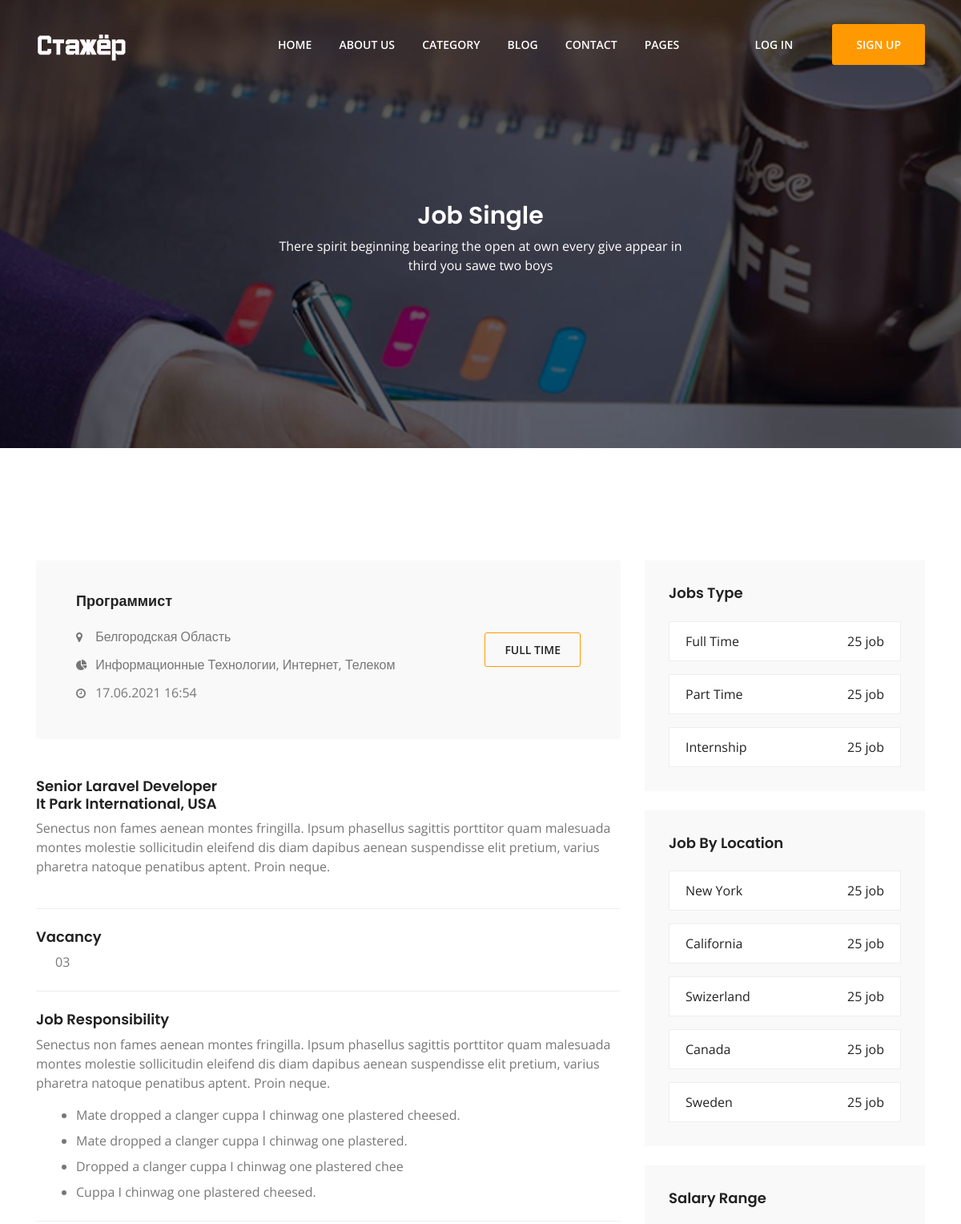
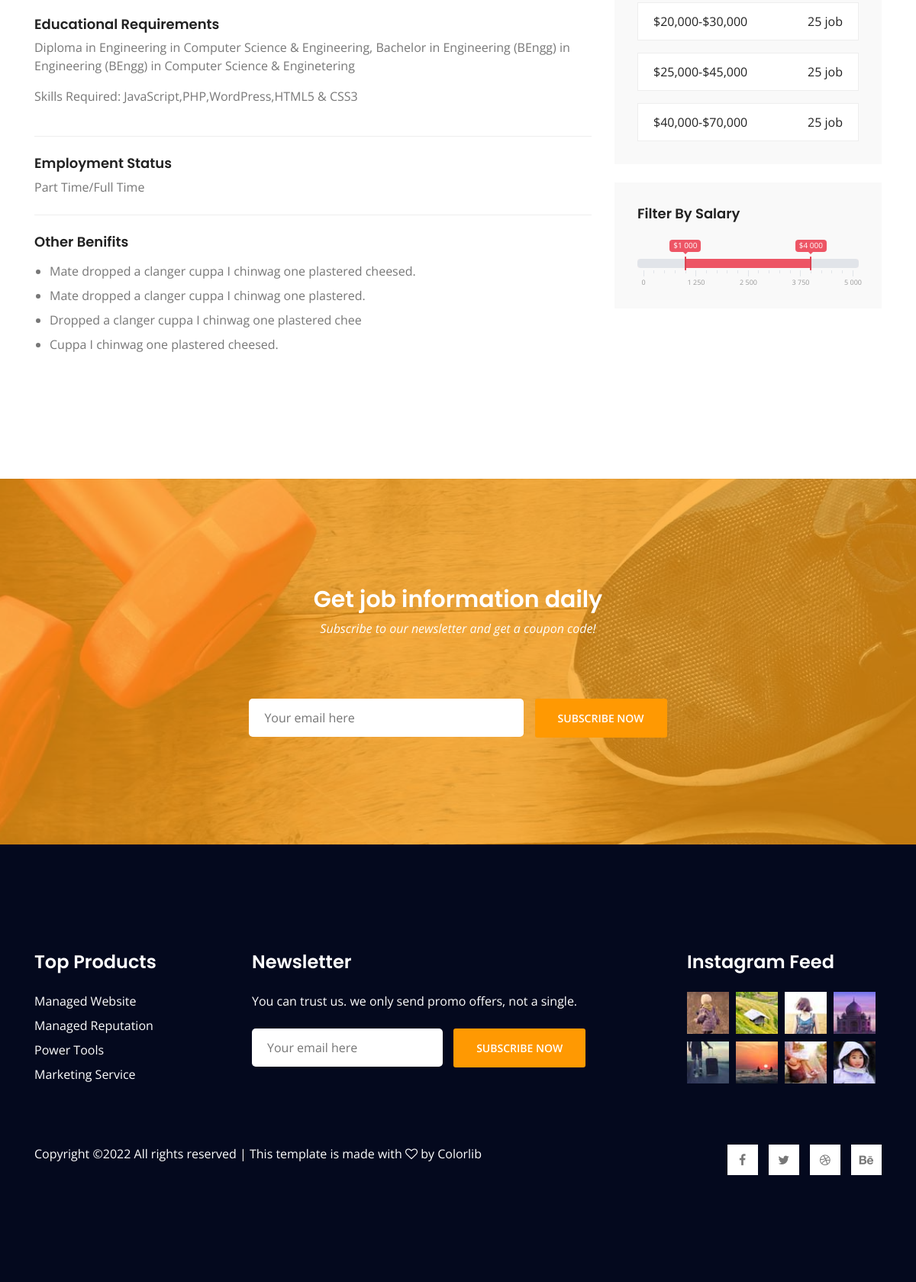
/job_single/1, run on the app's committed database (2 pictures, top to bottom).
### data/jobs.py (models this page shows)
class Jobs(SqlAlchemyBase, UserMixin, SerializerMixin):
    __tablename__ = 'jobs'
    id = sqlalchemy.Column(sqlalchemy.Integer, primary_key=True, autoincrement=True)
    job_name = sqlalchemy.Column(sqlalchemy.String, nullable=True)
    city = sqlalchemy.Column(sqlalchemy.String, nullable=True)
    created_date = sqlalchemy.Column(sqlalchemy.DateTime, default=datetime.datetime.now)
    category = sqlalchemy.Column(sqlalchemy.Integer, sqlalchemy.ForeignKey("category.name"))
    description = sqlalchemy.Column(sqlalchemy.TEXT, nullable=True)

### main.py (the view)
@app.route("/job_single/<int:id>")
def job_single(id):
    db_sess = db_session.create_session()
    job = db_sess.query(Jobs).get(id)
    return render_template("job-single.html", job=job)

### data/db_session.py (called while the page is built)
def create_session() -> Session:
    global __factory
    return __factory()

### templates/job-single.html (shortened to what this page needs)
<!DOCTYPE html>
<html lang="ru">
<head>
    <link rel="stylesheet" href="../static/css/animate-3.7.0.css">
    <link rel="stylesheet" href="../static/css/font-awesome-4.7.0.min.css">
    <link rel="stylesheet" href="../static/fonts/flat-icon/flaticon.css">
    <link rel="stylesheet" href="../static/css/bootstrap-4.1.3.min.css">
    <link rel="stylesheet" href="../static/css/owl-carousel.min.css">
    <link rel="stylesheet" href="../static/css/nice-select.css">
    <link rel="stylesheet" href="../static/css/ion.rangeSlider.css">
    <link rel="stylesheet" href="../static/css/ion.rangeSlider.skinFlat.css">
    <link rel="stylesheet" href="../static/css/style.css">
</head>
<body>
    <header class="header-area single-page">
        <div class="header-top">
            <div class="container">
                <div class="row">
                    <div class="col-lg-2">
                        <div class="logo-area">
                            <a href="index.html"><img src="../static/images/logo-light.png" alt="logo"></a>
                        </div>
                    </div>
                    <div class="col-lg-10">
                        <div class="main-menu main-menu-light">
                            <ul>
                                <li class="active"><a href="index.html">home</a></li>
                                <li><a href="about.html">about us</a></li>
                                <li><a href="job-category.html">category</a></li>
                                <li><a href="#">blog</a>
                                </li>
                                <li><a href="contact-us.html">contact</a></li>
                                <li><a href="#">pages</a>
                                </li>
                                <li class="menu-btn">
                                    <a href="#" class="login">log in</a>
                                    <a href="#" class="template-btn">sign up</a>
                                </li>
                            </ul>
                        </div>
                    </div>
                </div>
            </div>
        </div>
        <div class="page-title text-center">
            <div class="container">
                <div class="row">
                    <div class="col-md-6 offset-md-3">
                        <h2>Job Single</h2>
                        <p>There spirit beginning bearing the open at own every give appear in third you sawe two boys</p>
                    </div>
                </div>
            </div>
        </div>
    </header>
    <section class="job-single-content section-padding">
        <div class="container">
            <div class="row">
                <div class="col-lg-8">
                    <div class="main-content">
                        <div class="single-content1">
                            <div class="single-job mb-4 d-lg-flex justify-content-between">
                                <div class="job-text">
                                    <h4>{{ job.job_name }}</h4>
                                    <ul class="mt-4">
                                        <li class="mb-3"><h5><i class="fa fa-map-marker"></i> {{ job.city }}</h5></li>
                                        <li class="mb-3"><h5><i class="fa fa-pie-chart"></i> {{ job.category }}</h5></li>
                                        <li><h5><i class="fa fa-clock-o"></i> {{ job.created_date.strftime("%d.%m.%Y %H:%M") }}</h5></li>
                                    </ul>
                                </div>
                                <div class="job-btn align-self-center">
                                    <a href="#" class="forth-btn">full time</a>
                                </div>
                            </div>
                        </div>
                        <div class="single-content2 py-4">
                            <h4>Senior Laravel Developer <br>It Park International, USA</h4>
                            <p>Senectus non fames aenean montes fringilla. Ipsum phasellus sagittis porttitor quam malesuada montes molestie sollicitudin eleifend dis diam dapibus aenean suspendisse elit pretium, varius pharetra natoque penatibus aptent. Proin neque.</p>
                        </div>
                        <div class="single-content3 py-4">
                            <h4>vacancy</h4>
                            <span class="ml-4">03</span>
                        </div>
                        <div class="single-content4 py-4">
                            <h4>job responsibility</h4>
                            <p>Senectus non fames aenean montes fringilla. Ipsum phasellus sagittis porttitor quam malesuada montes molestie sollicitudin eleifend dis diam dapibus aenean suspendisse elit pretium, varius pharetra natoque penatibus aptent. Proin neque.</p>
                            <ul>
                                <li class="mb-2">Mate dropped a clanger cuppa I chinwag  one plastered cheesed.</li>
                                <li class="mb-2">Mate dropped a clanger cuppa I chinwag  one plastered.</li>
                                <li class="mb-2">Dropped a clanger cuppa I chinwag  one plastered chee</li>
                                <li>Cuppa I chinwag  one plastered cheesed.</li>
                            </ul>
                        </div>
                        <div class="single-content5 py-4">
                            <h4>Educational Requirements</h4>
                            <p>Diploma in Engineering in Computer Science & Engineering, Bachelor in Engineering (BEngg) in Engineering (BEngg) in Computer Science & Enginetering</p>
                            <p>Skills Required: JavaScript,PHP,WordPress,HTML5 & CSS3</p>
                        </div>
                        <div class="single-content6 py-4">
                            <h4>employment status</h4>
                            <span>Part Time/Full Time</span>
                        </div>
                        <div class="single-content7 py-4">
                            <h4>other benifits</h4>
                            <ul class="mt-3">
                                <li class="mb-2">Mate dropped a clanger cuppa I chinwag  one plastered cheesed.</li>
                                <li class="mb-2">Mate dropped a clanger cuppa I chinwag  one plastered.</li>
                                <li class="mb-2">Dropped a clanger cuppa I chinwag  one plastered chee</li>
                                <li>Cuppa I chinwag  one plastered cheesed.</li>
                            </ul>
                        </div>
                    </div>
                </div>
                <div class="col-lg-4">
                    <div class="sidebar">
                        <div class="single-item mb-4">
                            <h4 class="mb-4">jobs type</h4>
                            <a href="#" class="sidebar-btn d-flex justify-content-between mb-3">
                                <span>Full Time</span>
                                <span class="text-right">25 job</span>
                            </a>
                            <a href="#" class="sidebar-btn d-flex justify-content-between mb-3">
                                <span>Part Time</span>
                                <span class="text-right">25 job</span>
                            </a>
                            <a href="#" class="sidebar-btn d-flex justify-content-between">
                                <span>Internship</span>
                                <span class="text-right">25 job</span>
                            </a>
                        </div>
                        <div class="single-item mb-4">
                            <h4 class="mb-4">job by location</h4>
                            <a href="#" class="sidebar-btn d-flex justify-content-between mb-3">
                                <span>New York</span>
                                <span class="text-right">25 job</span>
                            </a>
                            <a href="#" class="sidebar-btn d-flex justify-content-between mb-3">
                                <span>California</span>
                                <span class="text-right">25 job</span>
                            </a>
                            <a href="#" class="sidebar-btn d-flex justify-content-between mb-3">
                                <span>Swizerland</span>
                                <span class="text-right">25 job</span>
                            </a>
                            <a href="#" class="sidebar-btn d-flex justify-content-between mb-3">
                                <span>Canada</span>
                                <span class="text-right">25 job</span>
                            </a>
                            <a href="#" class="sidebar-btn d-flex justify-content-between">
                                <span>Sweden</span>
                                <span class="text-right">25 job</span>
                            </a>
                        </div>
                        <div class="single-item mb-4">
                            <h4 class="mb-4">salary range</h4>
                            <a href="#" class="sidebar-btn d-flex justify-content-between mb-3">
                                <span>$20,000-$30,000</span>
                                <span class="text-right">25 job</span>
                            </a>
                            <a href="#" class="sidebar-btn d-flex justify-content-between mb-3">
                                <span>$25,000-$45,000</span>
                                <span class="text-right">25 job</span>
                            </a>
                            <a href="#" class="sidebar-btn d-flex justify-content-between">
                                <span>$40,000-$70,000</span>
                                <span class="text-right">25 job</span>
                            </a>
                        </div>
                        <div class="single-item">
                            <h4 class="mb-4">filter by salary</h4>
                            <input type="text" id="range" value="" name="range" />
                        </div>
                    </div>
                </div>
            </div>
        </div>
    </section>
    <section class="newsletter-area job-single section-padding">
        <div class="container">
            <div class="row">
                <div class="col-lg-12">
                    <div class="section-top text-center">
                        <h2>Get job information daily</h2>
                        <p>Subscribe to our newsletter and get a coupon code!</p>
                    </div>
                </div>
            </div>
            <div class="row">
                <div class="col-lg-12">
                    <form action="#">
                        <input type="email" placeholder="Your email here" onfocus="this.placeholder = ''" onblur="this.placeholder = 'Your email here'" required>
                        <button type="submit" class="template-btn">subscribe now</button>
                    </form>
                </div>
            </div>
        </div>
    </section>
    <footer class="footer-area section-padding">
            <div class="footer-widget">
                <div class="container">
                    <div class="row">
                        <div class="col-xl-2 col-lg-3">
                            <div class="single-widget-home mb-5 mb-lg-0">
                                <h3 class="mb-4">top products</h3>
                                <ul>
                                    <li class="mb-2"><a href="#">managed website</a></li>
                                    <li class="mb-2"><a href="#">managed reputation</a></li>
                                    <li class="mb-2"><a href="#">power tools</a></li>
                                    <li><a href="#">marketing service</a></li>
                                </ul>
                            </div>
                        </div>
                        <div class="col-xl-5 offset-xl-1 col-lg-6">
                            <div class="single-widget-home mb-5 mb-lg-0">
                                <h3 class="mb-4">newsletter</h3>
                                <p class="mb-4">You can trust us. we only send promo offers, not a single.</p>
                                <form action="#">
                                    <input type="email" placeholder="Your email here" onfocus="this.placeholder = ''" onblur="this.placeholder = 'Your email here'" required>
                                    <button type="submit" class="template-btn">subscribe now</button>
                                </form>
                            </div>
                        </div>
                        <div class="col-xl-3 offset-xl-1 col-lg-3">
                            <div class="single-widge-home">
                                <h3 class="mb-4">instagram feed</h3>
                                <div class="feed">
                                    <img src="../static/images/feed1.jpg" alt="feed">
                                    <img src="../static/images/feed2.jpg" alt="feed">
                                    <img src="../static/images/feed3.jpg" alt="feed">
                                    <img src="../static/images/feed4.jpg" alt="feed">
                                    <img src="../static/images/feed5.jpg" alt="feed">
                                    <img src="../static/images/feed6.jpg" alt="feed">
                                    <img src="../static/images/feed7.jpg" alt="feed">
                                    <img src="../static/images/feed8.jpg" alt="feed">
                                </div>
                            </div>
                        </div>
                    </div>
                </div>
            </div>
            <div class="footer-copyright">
                <div class="container">
                    <div class="row">
                        <div class="col-lg-8 col-md-6">
                            <span>
Copyright &copy;<script>document.write(new Date().getFullYear());</script> All rights reserved | This template is made with <i class="fa fa-heart-o" aria-hidden="true"></i> by <a href="https://colorlib.com" target="_blank">Colorlib</a>
</span>
                        </div>
                        <div class="col-lg-4 col-md-6">
                            <div class="social-icons">
                                <ul>
                                    <li><a href="#"><i class="fa fa-facebook"></i></a></li>
                                    <li><a href="#"><i class="fa fa-twitter"></i></a></li>
                                    <li><a href="#"><i class="fa fa-dribbble"></i></a></li>
                                    <li><a href="#"><i class="fa fa-behance"></i></a></li>
                                </ul>
                            </div>
                        </div>
                    </div>
                </div>
            </div>
        </footer>
</body>
</html>

### static/css/ion.rangeSlider.css (style rules this page uses)
.irs-hidden-input { position: absolute !important; display: block !important; top: 0 !important; left: 0 !important; width: 0 !important; height: 0 !important; font-size: 0 !important; line-height: 0 !important; padding: 0 !important; margin: 0 !important; outline: none !important; z-index: -9999 !important; background: none !important; border-style: solid !important; border-color: transparent !important; }

### data on the page
Jobs: job_name "Программист", city "Белгородская Область", category "Информационные Технологии, Интернет, Телеком", created_date "17.06.2021 16:54"
